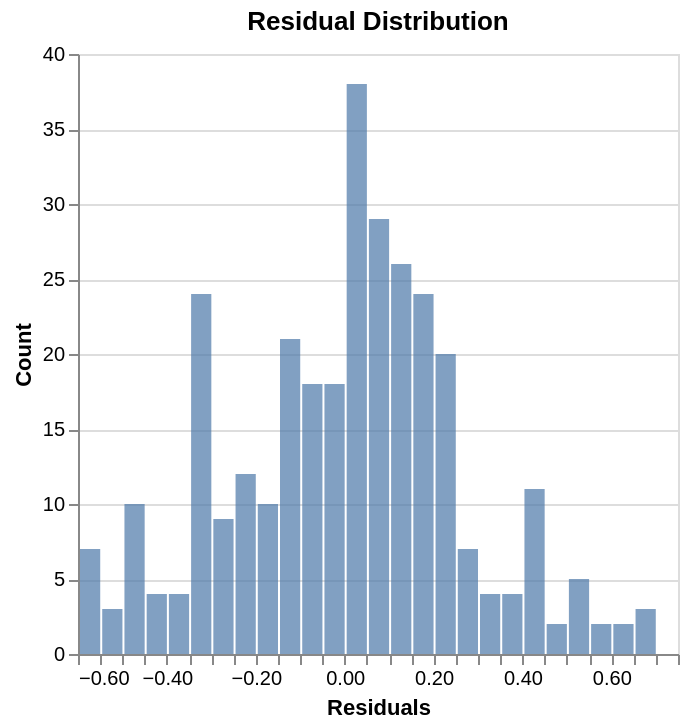

This figure's notebook cell:
### Code cell
alt.Chart(df1).mark_bar(opacity=0.7).encode(
    x=alt.X("residuals:Q", bin=alt.Bin(maxbins=30), title="Residuals"),
    y=alt.Y("count()", title="Count")
).properties(
    title="Residual Distribution"
)

### Figure 1 — Vega-Lite specification as saved in the notebook (floating-point values rounded to 4 significant figures; data arrays with more than 128 entries replaced by an {"elided": "..."} marker saying what was removed)
{"config": {"view": {"continuousWidth": 300, "continuousHeight": 300}}, "data": {"name": "data-e0b1eed2b71035ec3f12adb78aeed739"}, "mark": {"type": "bar", "opacity": 0.7}, "encoding": {"x": {"bin": {"maxbins": 30}, "field": "residuals", "title": "Residuals", "type": "quantitative"}, "y": {"aggregate": "count", "title": "Count", "type": "quantitative"}}, "title": "Residual Distribution", "$schema": "https://vega.github.io/schema/vega-lite/v5.16.3.json", "datasets": {"data-e0b1eed2b71035ec3f12adb78aeed739": {"elided": "349 records"}}}
